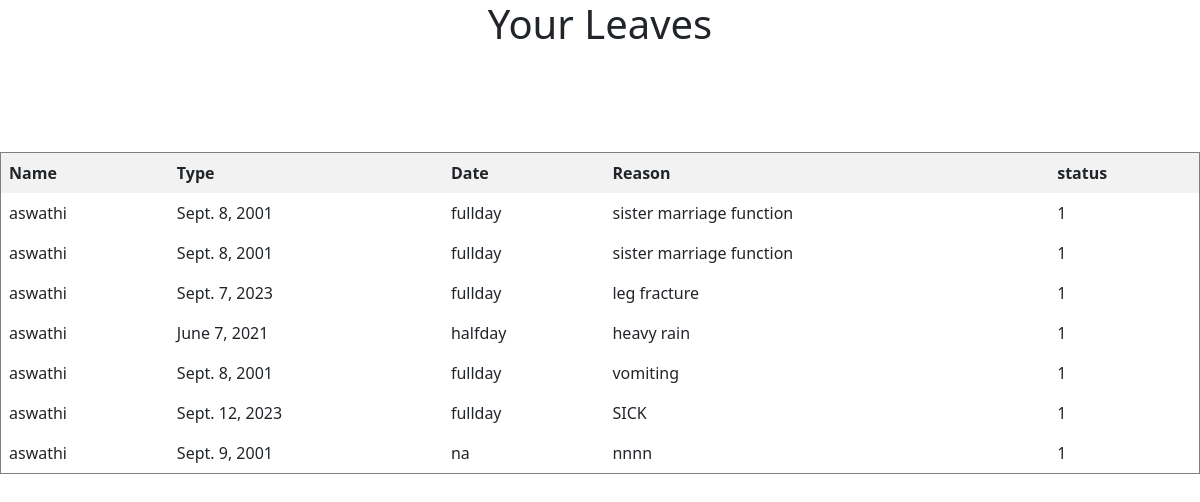
Screenshot of /view_leaves/ (signed in) with the database file from the repository.
### myapp/models.py (models this page shows, shortened)
class leave(models.Model):
    name=models.CharField(max_length=100)
    date=models.DateField()
    type=models.CharField(max_length=100)
    reason=models.CharField(max_length=100)
    reason=models.CharField(max_length=100)
    status=models.CharField(max_length=10,choices=choice)

### myapp/views.py (the view)
# urls.py: path('view_leaves/',views.myleaves,name='view'),
def myleaves(request):
    user=request.session['first_name']
    data=leave.objects.filter(name=user)
    return render(request,'view_leave.html',{'data':data})

### myapp/templates/view_leave.html (shortened to what this page needs)
<!doctype html>
<html lang="en">
  <head>
    <link href="https://cdn.jsdelivr.net/npm/bootstrap@5.3.1/dist/css/bootstrap.min.css" rel="stylesheet">
  </head>
  <body>
    <!DOCTYPE html>
    <html>
    <body>
      <h1 style="text-align:center">  Your Leaves</h1>
    <br>
    <br>
    <br>
    <br>
    <table border=1>
        <form action="/view_leaves/" method="post">
  <tr>
    <th>Name</th>
    <th>Type</th>
    <th>Date</th>
    <th>Reason</th>
    <th>status</th>
  </tr>
 {% for i in data %}
  <tr>
    <td>{{i.name}}</td>
    <td>{{i.date}}</td>
    <td>{{i.type}}</td>
    <td>{{i.reason}}</td>
    <td>{{i.status}}</td>
  </tr>
  {% endfor %}
</table>
    </body>
    </html>

### myapp/templates/view_leave.html (style rules this page uses)
table { border-collapse: collapse; width: 100%; }
th, td { border: 1px solid black; padding: 8px; text-align: left; }
th { background-color: #f2f2f2; }

### rows the page displays
leave: name "aswathi", date "Sept. 8, 2001", type "fullday", reason "sister marriage function", status "1"
leave: name "aswathi", date "Sept. 8, 2001", type "fullday", reason "sister marriage function", status "1"
leave: name "aswathi", date "Sept. 7, 2023", type "fullday", reason "leg fracture", status "1"
leave: name "aswathi", date "June 7, 2021", type "halfday", reason "heavy rain", status "1"
leave: name "aswathi", date "Sept. 8, 2001", type "fullday", reason "vomiting", status "1"
leave: name "aswathi", date "Sept. 12, 2023", type "fullday", reason "SICK", status "1"
leave: name "aswathi", date "Sept. 9, 2001", type "na", reason "nnnn", status "1"
